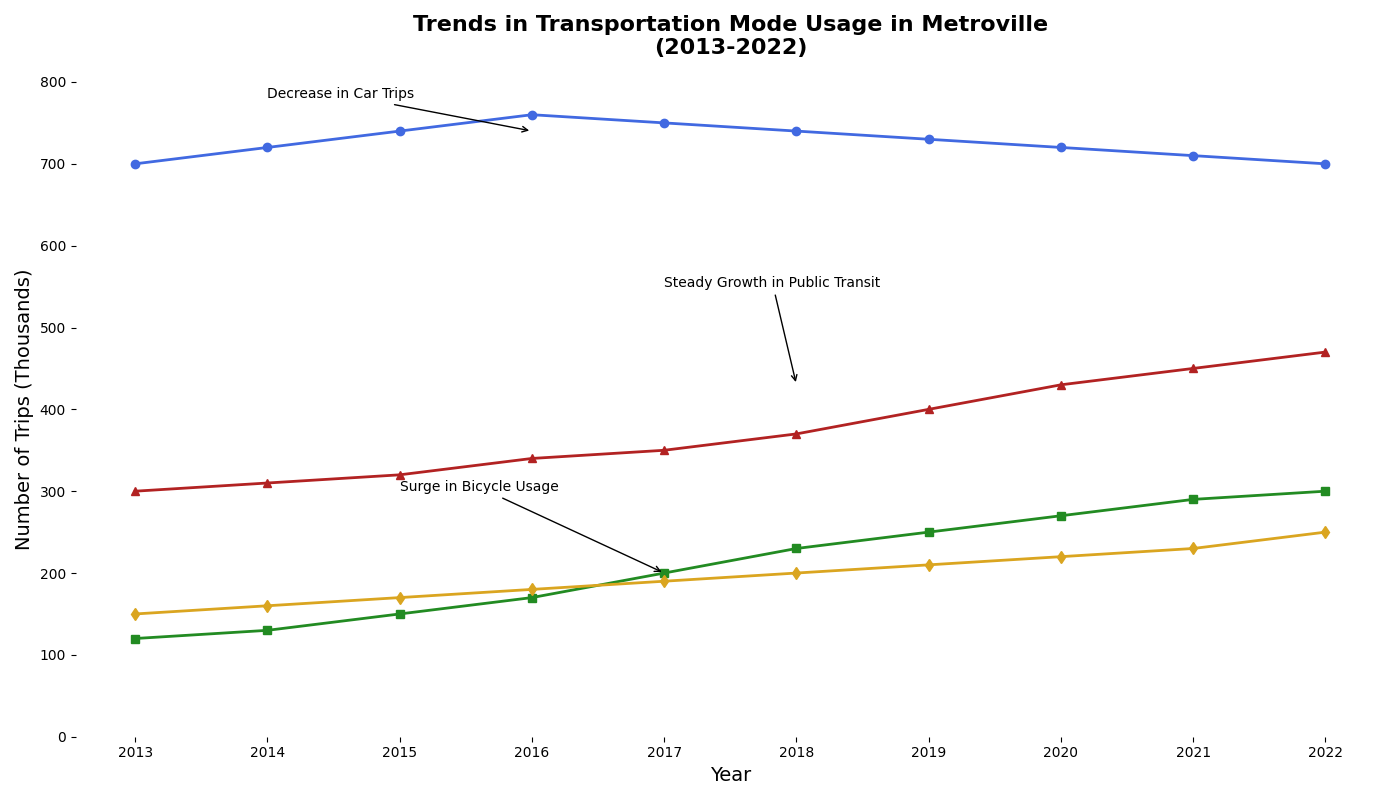

Recreate this plot in Python.
import matplotlib.pyplot as plt
import numpy as np

years = np.arange(2013, 2023)

cars_usage = [700, 720, 740, 760, 750, 740, 730, 720, 710, 700]
bicycles_usage = [120, 130, 150, 170, 200, 230, 250, 270, 290, 300]
public_transit_usage = [300, 310, 320, 340, 350, 370, 400, 430, 450, 470]
walking_usage = [150, 160, 170, 180, 190, 200, 210, 220, 230, 250]

fig, ax = plt.subplots(figsize=(14, 8))

ax.plot(years, cars_usage, marker='o', linestyle='-', linewidth=2, color='royalblue')
ax.plot(years, bicycles_usage, marker='s', linestyle='-', linewidth=2, color='forestgreen')
ax.plot(years, public_transit_usage, marker='^', linestyle='-', linewidth=2, color='firebrick')
ax.plot(years, walking_usage, marker='d', linestyle='-', linewidth=2, color='goldenrod')

ax.set_title('Trends in Transportation Mode Usage in Metroville\n(2013-2022)', fontsize=16, fontweight='bold', pad=20)
ax.set_xlabel('Year', fontsize=14)
ax.set_ylabel('Number of Trips (Thousands)', fontsize=14)
ax.set_xticks(years)
ax.set_ylim(0, 800)

ax.spines['top'].set_visible(False)
ax.spines['right'].set_visible(False)
ax.spines['left'].set_visible(False)
ax.spines['bottom'].set_visible(False)

ax.annotate('Surge in Bicycle Usage', xy=(2017, 200), xytext=(2015, 300),
            arrowprops=dict(facecolor='black', arrowstyle='->'), fontsize=10)
ax.annotate('Steady Growth in Public Transit', xy=(2018, 430), xytext=(2017, 550),
            arrowprops=dict(facecolor='black', arrowstyle='->'), fontsize=10)
ax.annotate('Decrease in Car Trips', xy=(2016, 740), xytext=(2014, 780),
            arrowprops=dict(facecolor='black', arrowstyle='->'), fontsize=10)

plt.tight_layout()
plt.show()
